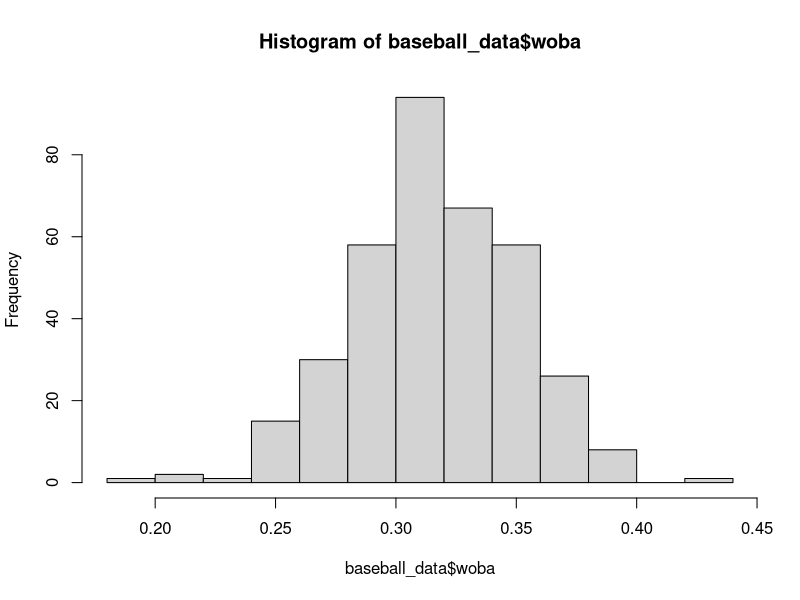
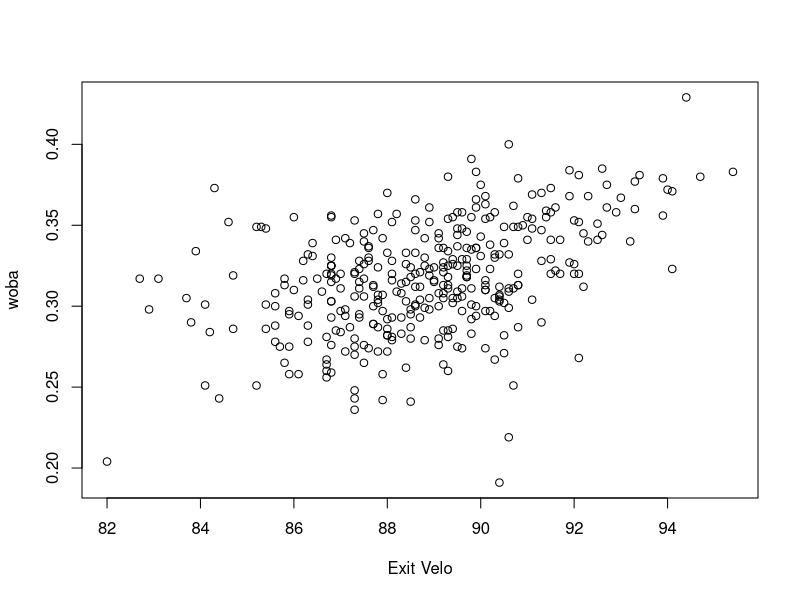
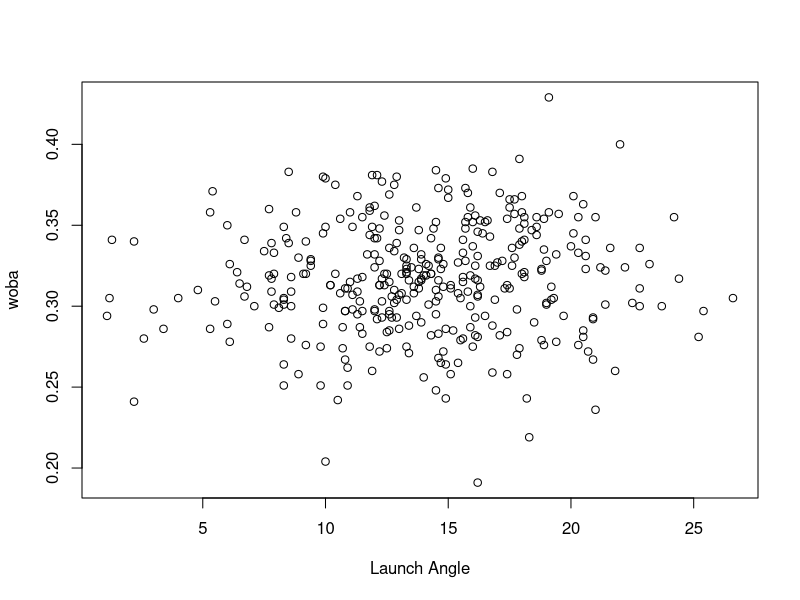
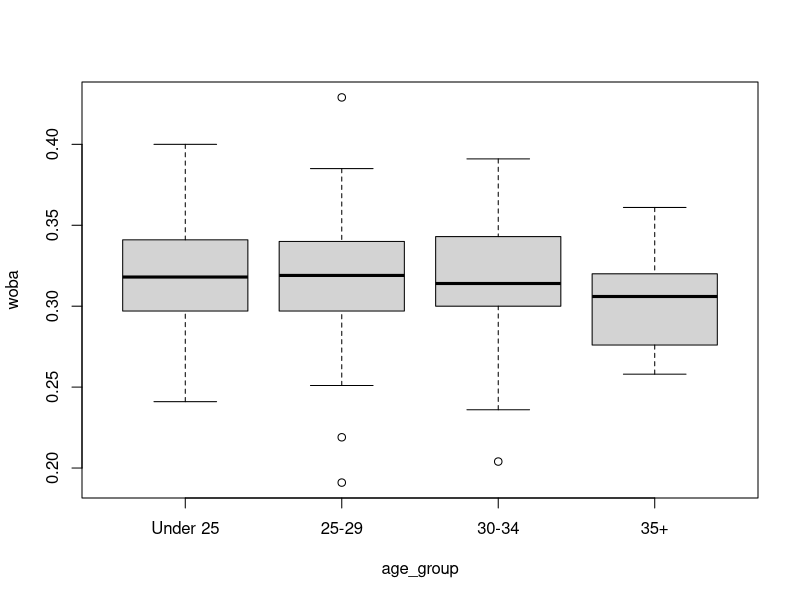
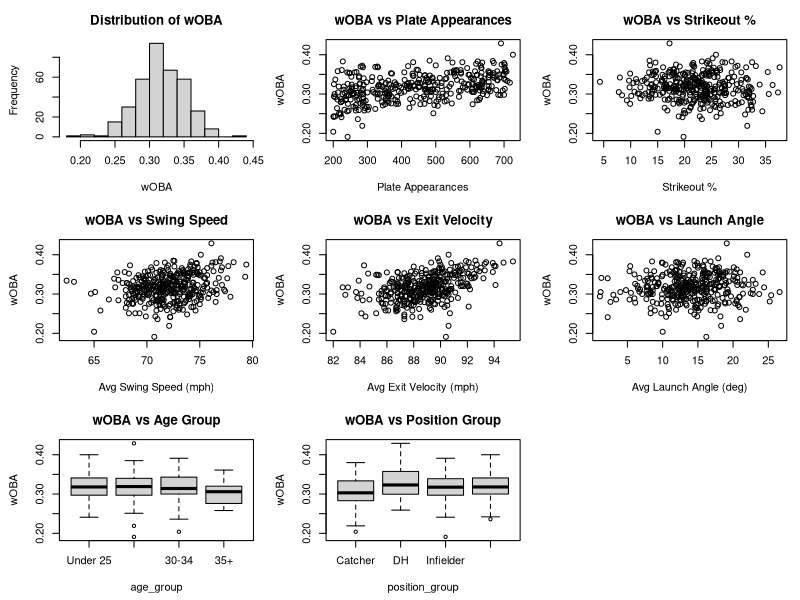
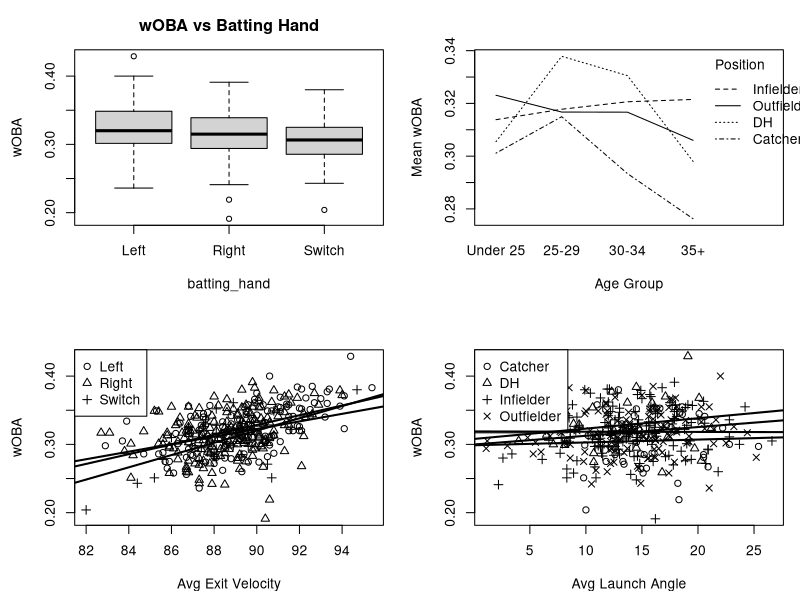

Source code (R) for these figures, in order:
## ---- chunk 1
knitr::opts_chunk$set(echo = TRUE, highlight=FALSE, comment=NA, warnings=FALSE,message=FALSE)
## ---- chunk 2
baseball_data = read.csv("MLB_2026_Merged_FINAL.csv")
baseball_data$age_group <- factor(baseball_data$age_group,
                                  levels = c("Under 25", "25-29", "30-34", "35+"))
baseball_data$experience_group <- factor(baseball_data$experience_group,
                                         levels = c("0-2", "3-5", "6-9", "10+"))
baseball_data$position_group <- factor(baseball_data$position_group)
baseball_data$batting_hand <- factor(baseball_data$batting_hand)

hist(baseball_data$woba)
plot(baseball_data$exit_velocity_avg, baseball_data$woba, xlab = "Exit Velo", ylab = "woba")
plot(baseball_data$launch_angle_avg, baseball_data$woba, xlab = "Launch Angle", ylab = "woba")
boxplot(woba~age_group, baseball_data, ylab = "woba")
head(baseball_data)


#interaction plot
#interaction bet

## Use this chunk for reading in packages.
## Use this chunk for reading in the data, combining the data, and any other major data cleaning that is not relevant to show.
## Remove the ## before all code.
## ---- chunk 3
## Use this code chunk can be used to execute any functions or summaries 
## that will not be included in your output such as correlations or 5 number summaries

## ---- chunk 4
## This code chunk can be used to execute any functions or summaries that will not be included in your output

## ---- chunk 5
# Use head() function to output first several rows
head(baseball_data)

## ---- chunk 6
par(mfrow = c(3, 3), mar = c(4.5, 4.5, 3, 1))
#Histogram of Response
hist(baseball_data$woba, xlab="wOBA", main="Distribution of wOBA")

#Quantitative
plot(baseball_data$pa, baseball_data$woba, xlab="Plate Appearances", ylab="wOBA", main = "wOBA vs Plate Appearances")
plot(baseball_data$k_percent, baseball_data$woba, xlab="Strikeout %", ylab="wOBA", main = "wOBA vs Strikeout %")
plot(baseball_data$avg_swing_speed, baseball_data$woba, xlab="Avg Swing Speed (mph)", ylab="wOBA", main = "wOBA vs Swing Speed")
plot(baseball_data$exit_velocity_avg, baseball_data$woba, xlab="Avg Exit Velocity (mph)", ylab="wOBA", main = "wOBA vs Exit Velocity")
plot(baseball_data$launch_angle_avg, baseball_data$woba, xlab="Avg Launch Angle (deg)", ylab="wOBA", main = "wOBA vs Launch Angle")

#Qualitative
boxplot(woba ~ age_group, baseball_data, ylab="wOBA", main = "wOBA vs Age Group")
boxplot(woba ~ position_group, baseball_data, ylab="wOBA", main = "wOBA vs Position Group")

par(mfrow = c(2, 2))

#Qualitative (continued)
boxplot(woba ~ batting_hand, baseball_data, ylab="wOBA", main = "wOBA vs Batting Hand")

#Interactions
# qual x qual
interaction.plot(baseball_data$age_group, baseball_data$position_group, baseball_data$woba, fun=mean, trace.label="Position", xlab="Age Group", ylab="Mean wOBA")

# quant x qual
plot(x=baseball_data$exit_velocity_avg, y=baseball_data$woba, pch=as.numeric(factor(baseball_data$batting_hand)), xlab="Avg Exit Velocity", ylab="wOBA")
legend("topleft", legend = levels(factor(baseball_data$batting_hand)),
       pch = 1:nlevels(factor(baseball_data$batting_hand)))
for (g in levels(as.factor(baseball_data$batting_hand))) {
  group_subset <- subset(baseball_data, batting_hand == g)
  model <- lm(woba ~ exit_velocity_avg, data = group_subset)
  abline(model, lwd = 2)
}

# quant x qual
plot(x=baseball_data$launch_angle_avg, y=baseball_data$woba, pch=as.numeric(factor(baseball_data$position_group)), xlab="Avg Launch Angle", ylab="wOBA")
legend("topleft", legend = levels(factor(baseball_data$position_group)),
       pch = 1:nlevels(factor(baseball_data$position_group)))
for (g in levels(as.factor(baseball_data$position_group))) {
  group_subset <- subset(baseball_data, position_group == g)
  model <- lm(woba ~ launch_angle_avg, data = group_subset)
  abline(model, lwd = 2)
}


# This partition is optional, but can be useful for a simple way to resize your plots
par(mfrow=c(2,3), pin=c(1,1), mar=c(7.1,4.1,3,1))


## ---- chunk 7
## This code chunk can be used to execute any functions or summaries that will not be included in your output
## ---- chunk 8
## Use this section to output the summary of your final model
## Include the relevant plots from assumptions and your additional techniques
## This should NOT be a dump of all of your plots and outputs.
## Refer to the Rmarkdown guide for sizing information on your plots
